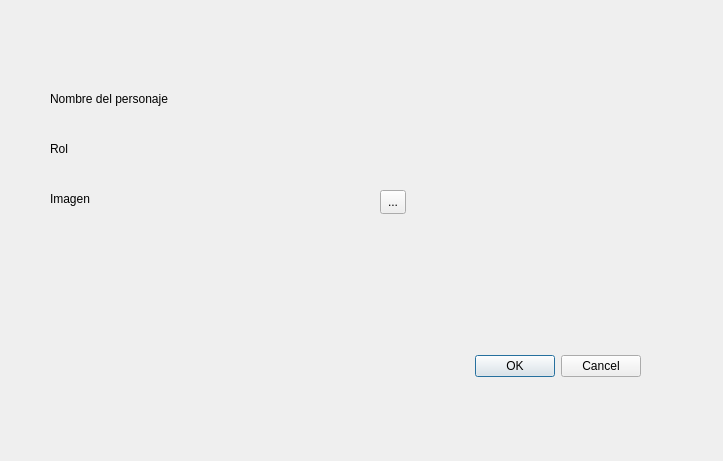
<?xml version="1.0" encoding="UTF-8"?>
<ui version="4.0">
 <class>character</class>
 <widget class="QDialog" name="character">
  <property name="geometry">
   <rect>
    <x>0</x>
    <y>0</y>
    <width>723</width>
    <height>461</height>
   </rect>
  </property>
  <property name="windowTitle">
   <string>Dialog</string>
  </property>
  <widget class="QDialogButtonBox" name="buttonBox">
   <property name="geometry">
    <rect>
     <x>300</x>
     <y>350</y>
     <width>341</width>
     <height>32</height>
    </rect>
   </property>
   <property name="orientation">
    <enum>Qt::Horizontal</enum>
   </property>
   <property name="standardButtons">
    <set>QDialogButtonBox::Cancel|QDialogButtonBox::Ok</set>
   </property>
  </widget>
  <widget class="QLabel" name="label">
   <property name="geometry">
    <rect>
     <x>50</x>
     <y>90</y>
     <width>151</width>
     <height>17</height>
    </rect>
   </property>
   <property name="text">
    <string>Nombre del personaje</string>
   </property>
  </widget>
  <widget class="QLabel" name="label_2">
   <property name="geometry">
    <rect>
     <x>50</x>
     <y>140</y>
     <width>31</width>
     <height>17</height>
    </rect>
   </property>
   <property name="text">
    <string>Rol</string>
   </property>
  </widget>
  <widget class="QLabel" name="label_3">
   <property name="geometry">
    <rect>
     <x>50</x>
     <y>190</y>
     <width>51</width>
     <height>17</height>
    </rect>
   </property>
   <property name="text">
    <string>Imagen</string>
   </property>
  </widget>
  <widget class="QToolButton" name="toolButton">
   <property name="geometry">
    <rect>
     <x>380</x>
     <y>190</y>
     <width>26</width>
     <height>24</height>
    </rect>
   </property>
   <property name="text">
    <string>...</string>
   </property>
  </widget>
 </widget>
 <resources/>
 <connections>
  <connection>
   <sender>buttonBox</sender>
   <signal>accepted()</signal>
   <receiver>character</receiver>
   <slot>accept()</slot>
   <hints>
    <hint type="sourcelabel">
     <x>248</x>
     <y>254</y>
    </hint>
    <hint type="destinationlabel">
     <x>157</x>
     <y>274</y>
    </hint>
   </hints>
  </connection>
  <connection>
   <sender>buttonBox</sender>
   <signal>rejected()</signal>
   <receiver>character</receiver>
   <slot>reject()</slot>
   <hints>
    <hint type="sourcelabel">
     <x>316</x>
     <y>260</y>
    </hint>
    <hint type="destinationlabel">
     <x>286</x>
     <y>274</y>
    </hint>
   </hints>
  </connection>
 </connections>
</ui>
